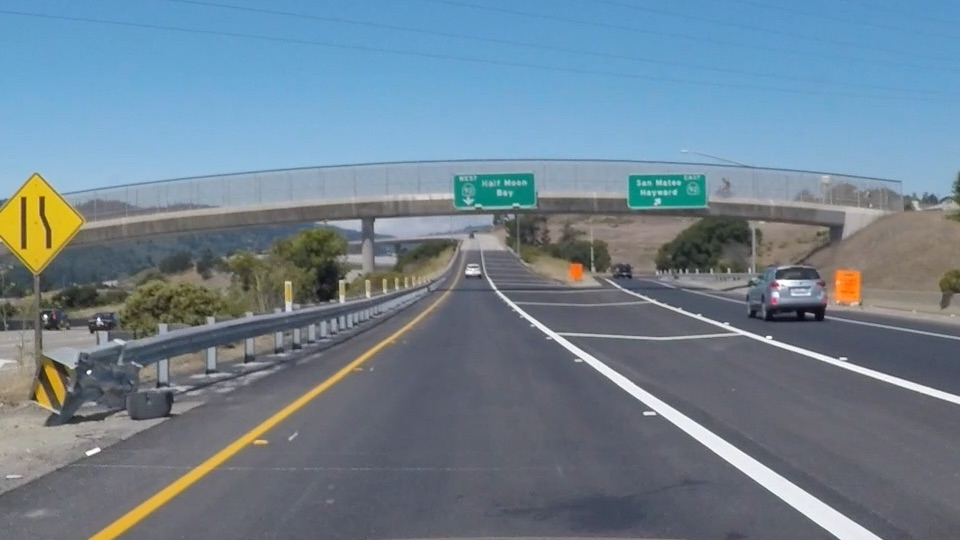
#> input picture Project-LaneLines_Finder/Basic_Detector/Practice FIles/exit-ramp.jpg, 960 x 540 px
$ python Canny_edge_detector.py
#> lines starting #> are read from the running program, lines starting #| are printed output that depends on the picture; after the words box and inside, x2 and y2 are one past the last pixel; in counts of white or black regions, pixels touching at a corner belong together
#Canny edge detector

# Do all the relevant imports
import matplotlib.pyplot as plt
import matplotlib.image as mpimg
import numpy as np
import cv2
from start_edge_detect import start_edge
# Read in the image and convert to grayscale
# Note: in the previous example we were reading a .jpg
# Here we read a .png and convert to 0,255 bytescale
image = mpimg.imread('exit-ramp.jpg')
#> image is the input picture: shape (540, 960, 3); mean R, G, B 111.3, 130.2, 144.4
gray = cv2.cvtColor(image,cv2.COLOR_RGB2GRAY)
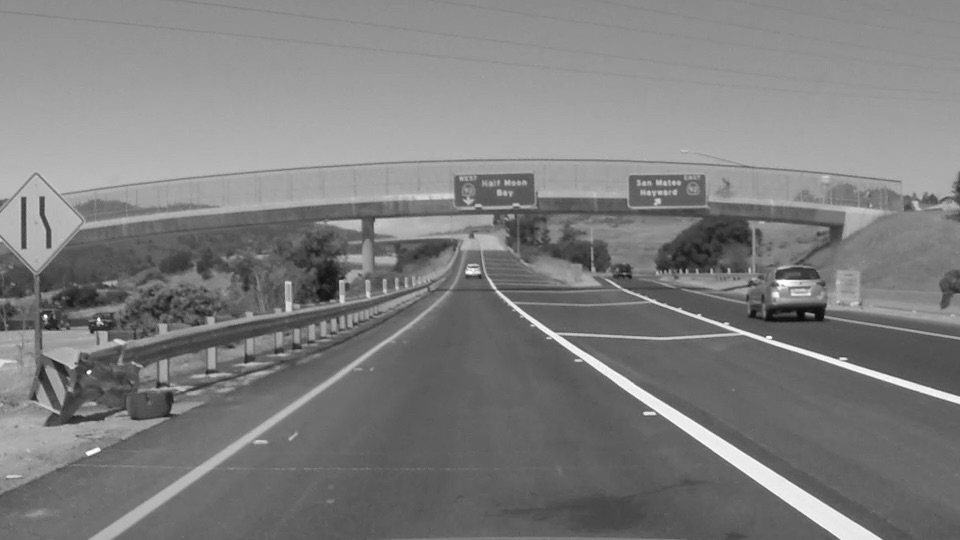
#> gray: shape (540, 960); min 7, max 255, mean 126.2

# Define a kernel size for Gaussian smoothing / blurring
kernel_size = 3 # Must be an odd number (3, 5, 7...)
blur_gray = cv2.GaussianBlur(gray,(kernel_size, kernel_size),0)

# Define our parameters for Canny and run it
low_threshold = 150
high_threshold = 200
edges = cv2.Canny(blur_gray, low_threshold, high_threshold)
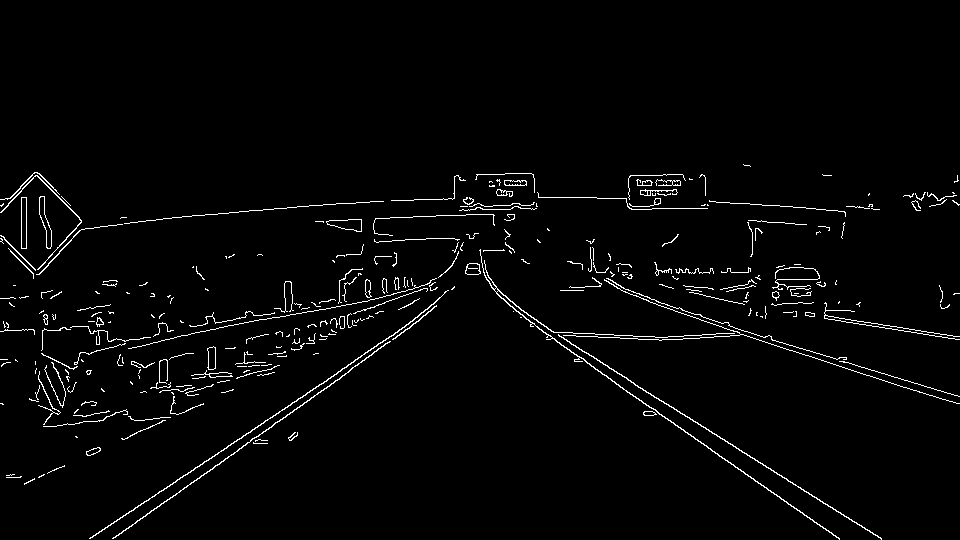
#> edges: shape (540, 960); 2.4% white in thin lines or dots, all inside (x1, y1, x2, y2) = (0, 164, 960, 540)

# Display the image
plt.imshow(edges, cmap='Greys_r')
plt.show()
